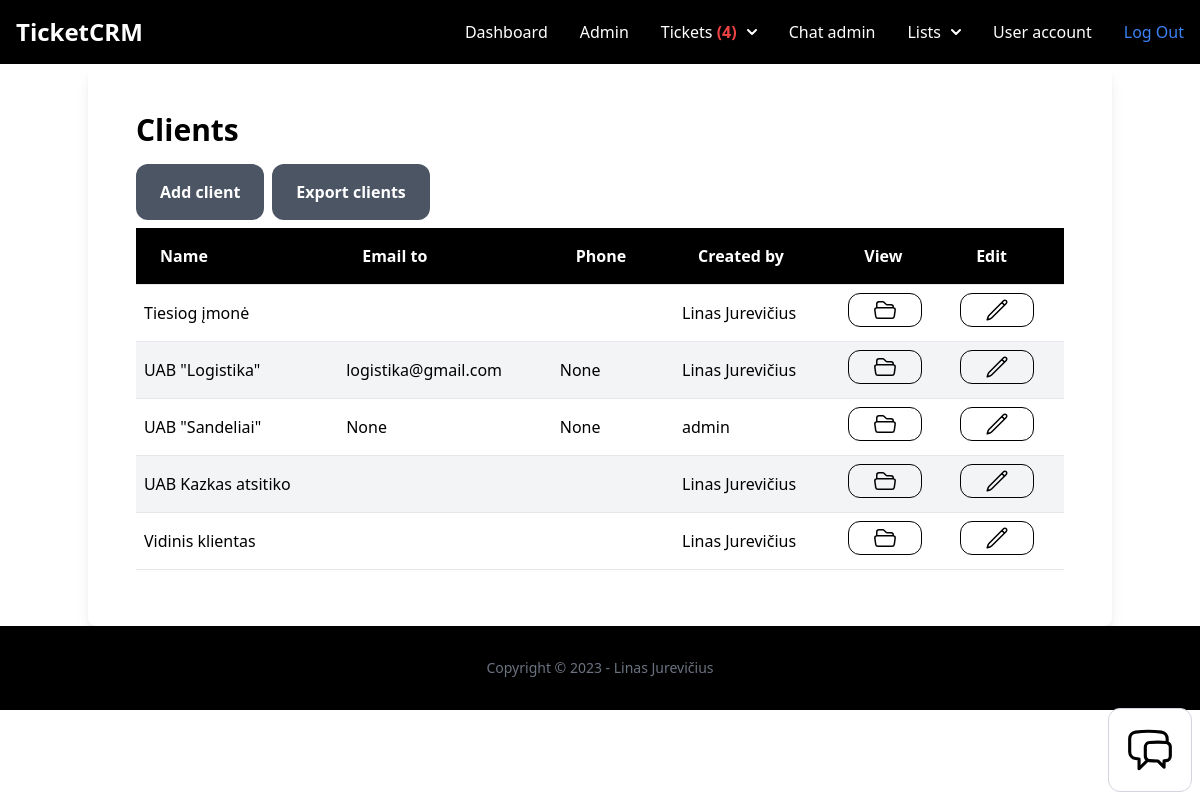
Screenshot of /dashboard/clients/ (signed in) with the database file from the repository.
### client/models.py (models this page shows, shortened)
class Client(models.Model):
    team = models.ForeignKey(Team, related_name='clients', on_delete=models.CASCADE, null=True, blank=True)
    name = models.CharField(max_length=255)
    email = models.EmailField(blank=True, null=True)
    phone = models.CharField(max_length=100, blank=True, null=True)
    description = models.TextField(blank=True, null=True)
    created_by = models.ForeignKey(User, related_name='clients', on_delete=models.CASCADE)
    lead = models.ForeignKey(Lead, related_name='clients', on_delete=models.SET_NULL, null=True, blank=True)
    created_at = models.DateTimeField(auto_now_add=True)
    modified_at = models.DateTimeField(auto_now=True)
    class Meta:
        ordering = ('name','created_by')

### user/models.py (models this page shows)
class User(AbstractUser):
    phone = models.TextField(blank=True, null=True)
    is_customer = models.BooleanField(default=True)
    is_manager = models.BooleanField(default=False)

### client/views.py (the view)
# urls.py: path('', views.clients_list, name='list'),
@login_required
def clients_list(request):
    team = request.user.userprofile.active_team
    clients = Client.objects.all()
    if request.user.is_manager:
        return render(request, 'client/clients_list.html', {
            'clients': clients
        })
    else:
        messages.error(request, 'You have no access to the page')
        return redirect('dashboard:index')

### chat/context_processors.py (called while the page is built)
def chat_waiting(request):
    waiting_chat = Room.objects.filter(status='waiting')
    return {'waiting_chat': waiting_chat}

### team/context_processors.py (called while the page is built)
def active_team(request):
    if request.user.is_authenticated:
        if request.user.userprofile.active_team:
            active_team = request.user.userprofile.active_team
        else:
            active_team = Team.objects.filter(created_by=request.user)[0]
    else:
        active_team = None
    return {'active_team': active_team}

### ticket/context_processors.py (called while the page is built)
def pending_tickets(request):
    pending_tickets = 0
    if request.user.is_authenticated:
        if request.user.is_manager:
            pending_tickets = Ticket.objects.filter(status='pending')
        else:
            pending_tickets = pending_tickets
    else:
        pending_tickets = pending_tickets
    return {'pending_tickets': pending_tickets}

def workspace_tickets(request):
    if request.user.is_authenticated:
        workspace_tickets = Ticket.objects.filter(assign_to=request.user, is_resolved=False)
    else:
        workspace_tickets = 0
    return {'workspace_tickets': workspace_tickets}

### client/templates/client/clients_list.html (shortened to what this page needs)
{% extends 'app/base.html'  %}
{% block content %}
<div class="container mx-auto shadow-lg rounded-lg py-6 px-6">
    <div class="py-6 px-6">
        <h1 class="mb-4 font-semibold text-3xl">Clients</h1>
        <div class="flex space-x-2">
            <a href="{% url 'clients:add' %}" class="inline-block py-4 px-6 text-center bg-gray-600 rounded-xl font-semibold text-white">Add client</a>
            <a href="{% url 'clients:export' %}" class="inline-block py-4 px-6 text-center bg-gray-600 rounded-xl font-semibold text-white">Export clients</a>
        </div>
        {% if clients %}
        <div class="flex flex-col">
            <div class="overflow-x-auto sm:-mx-6 lg:-mx-8">
                <div class="inline-block min-w-full py-2 sm:px-6 lg:px-8">
                    <div class="overflow-hidden">
                        <table class="table-auto text-left w-full">
                            <thead class="border-b bg-black font-semibold text-white dark:border-neutral-500">
                                <tr>
                                    <th scope="col" class="px-6 py-4">Name</th>
                                    <th scope="col" class="px-6 py-4">Email to</th>
                                    <th scope="col" class="px-6 py-4">Phone</th>
                                    <th scope="col" class="px-6 py-4">Created by</th>
                                    <th scope="col" class="px-6 py-4">View</th>
                                    <th scope="col" class="px-6 py-4">Edit</th>
                                </tr>
                            </thead>
                            <tbody>
                                {% for client in clients %}
                                <tr class="border-b dark:border-neutral-500 {% cycle 'bg-white' 'bg-gray-100' %}">
                                    <td class="py-2 px-2">{{ client.name }}</td>
                                    <td class="py-2 px-2">{{ client.email }}</td>
                                    <td class="px-2"> {{ client.phone }}</td>
                                    <td class="px-2">
                                        {% if client.created_by.first_name %}
                                        {% if client.created_by.last_name %}
                                        {{ client.created_by.first_name }} {{ client.created_by.last_name }}
                                        {% else %}
                                        {{ client.created_by }}
                                        {% endif %}
                                        {% else %}
                                        {{ client.created_by }}
                                        {% endif %}
                                    </td>
                                    <td class="py-2 px-2"><a href="{% url 'clients:detail' client.id %}" class="inline-block border border-black text-center py-1 px-6 rounded-xl font-semibold text-black">
                                    </a></td>
                                    <td class="py-2 px-2"><a href="{% url 'clients:edit' client.id %}" class="inline-block border border-black text-center py-1 px-6 rounded-xl font-semibold text-black">
                                </a></td>
                                </tr>
                                {% endfor %}
                            </tbody>
                        </table>
                    </div>
                </div>
            </div>
        </div>
        {% else %}
        <p class="mt-6 px-2">There are no clients in the database yet...</p>
        {% endif %}
    </div>
</div>
        {% endblock %}

### rows the page displays
Client: name "Tiesiog įmonė", created_by.first_name "Linas", created_by.last_name "Jurevičius"
Client: name "UAB \"Logistika\"", email "logistika@gmail.com", phone "None", created_by.first_name "Linas", created_by.last_name "Jurevičius"
Client: name "UAB \"Sandeliai\"", email "None", phone "None", created_by "admin"
Client: name "UAB Kazkas atsitiko", created_by.first_name "Linas", created_by.last_name "Jurevičius"
Client: name "Vidinis klientas", created_by.first_name "Linas", created_by.last_name "Jurevičius"

### other values shown
{{ pending_tickets.count }} "4"
